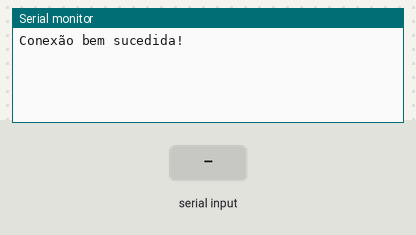
Simulated run of this program. Board: ESP32. On the bench: the last lines printed to the serial monitor. The test bench sets the inputs (shaded band). Nothing arrives over Bluetooth unless stated.

Above: at 1.2 s.
1.3 s: "1\n" received over the second serial link
At 2.0 s:
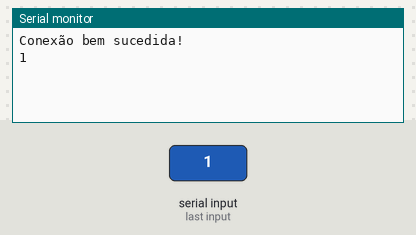
2.8 s: "0\n" received over the second serial link
At 3.1 s:
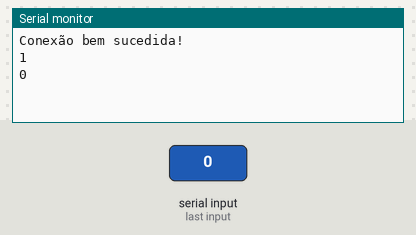
4.3 s: "2\n" received over the second serial link
At 5.5 s:
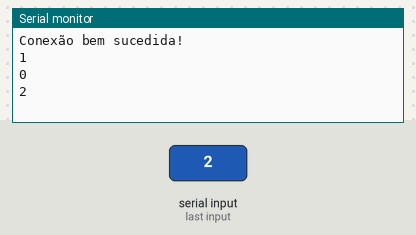

Measured:
- after the input at 1.3 s, the serial monitor: prints a new line at once (image 1)
- after the input at 2.8 s, the serial monitor: prints a new line at once (image 2)
- after the input at 4.3 s, the serial monitor: prints a new line at once (image 3)

The program:

main.cpp
```cpp
#include <BluetoothSerial.h>

BluetoothSerial SerialBT;

void setup() {
  Serial.begin(9600);
  SerialBT.begin("ESP32_BT_MASTER", true); // Nome do dispositivo Bluetooth e definição como mestre
  bool connected = SerialBT.connect("ESP32_BT"); // Dispositivo escravo a se conectar
  if(connected) {
    Serial.println("Conexão bem sucedida!");
  } else {
    while(!SerialBT.connected(10000)) {
      Serial.println("Falha ao conectar! 10 segundos sem resposta");
    }
  }
}

void loop() {
  if (SerialBT.available()) {
    // Lê o JSON da comunicação Bluetooth
    String jsonString = SerialBT.readStringUntil('\n');
    // Envia o JSON pela comunicação serial
    Serial.println(jsonString);
  }
}
```
